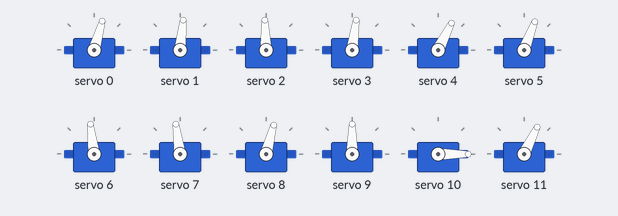
Recording of a sketch running on a simulated Arduino Uno, built with avr-gcc and run on an emulated ATmega328P. Shown: 12 × servo.

Above: at 0.23 s.
At 2.62 s:
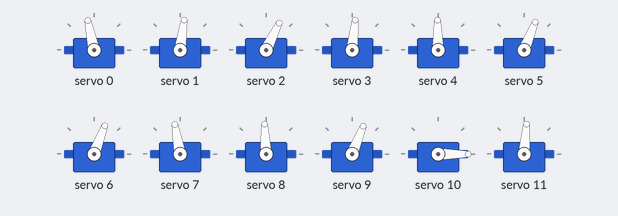
At 10.45 s:
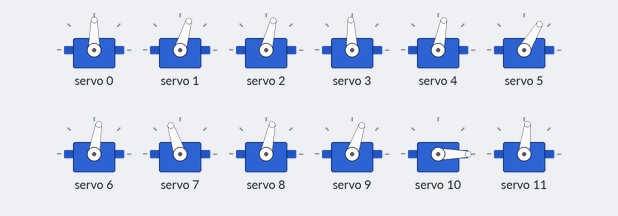
At 19.99 s:
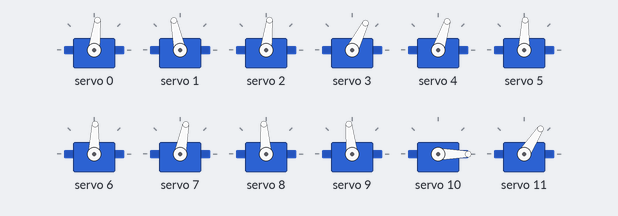
At 39.75 s:
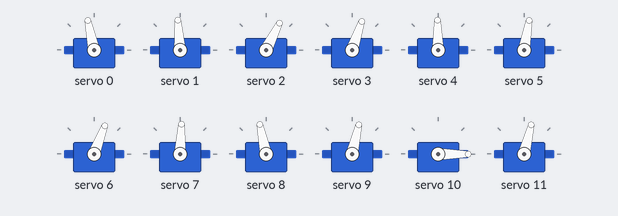
Timing chart, 0 to 40.0 s (numbered marks = the images above):
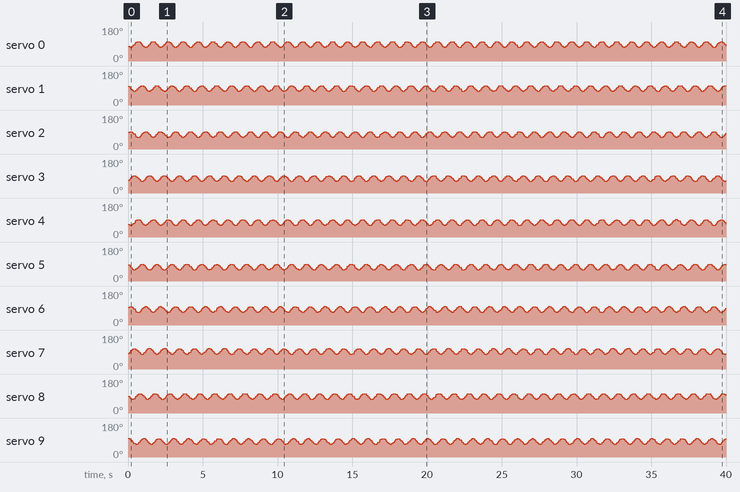

The sketch:

arduino_wall_controller.ino
```cpp
#include <Wire.h>
#include <Adafruit_PWMServoDriver.h>

Adafruit_PWMServoDriver pwmBoards[] = {
  Adafruit_PWMServoDriver(0x40),  // Physical row 2
  Adafruit_PWMServoDriver(0x41),  // Physical row 1
  Adafruit_PWMServoDriver(0x42),  // Physical row 4
  Adafruit_PWMServoDriver(0x43),  // Physical row 3
};

const int BOARD_COUNT = 4;
const int CHANNELS_PER_BOARD = 16;
const int TOTAL_SERVOS = 64;
const int GRID_ROWS = 4;
const int GRID_COLS = 16;

#define SERVOMIN   102
#define SERVOMAX   512
#define SERVO_FREQ 50

const float FREQUENCY_HZ = 1.0;
const float AMPLITUDE_DEGREES = 28.0;
const float COLUMN_PHASE_RADIANS = PI / 4.0;
const float ROW_PHASE_RADIANS = PI / 2.0;
const float GLOBAL_PHASE_RADIANS = 0.0;
const int REFRESH_DELAY_MS = 20;

const float baseCenter = (SERVOMIN + SERVOMAX) / 2.0;
const float ticksPerDegree = (SERVOMAX - SERVOMIN) / 180.0;

// Boards 0x40/0x41 = CW positive displacement, boards 0x42/0x43 = CCW positive displacement.
const int DISPLACEMENT_SIGN_BY_BOARD[BOARD_COUNT] = {-1, -1, 1, 1};

const int PHYSICAL_ROW_BY_BOARD[BOARD_COUNT] = {
  1,  // 0x40 -> row 2
  0,  // 0x41 -> row 1
  3,  // 0x42 -> row 4
  2,  // 0x43 -> row 3
};

const float centerOffsetDegrees[TOTAL_SERVOS] = {
  10, 10, 0, 0, 0, -3, 5, 15, 10, 5, -85, -6, 13, 0, 12, 10,
  0, 5, -25, -5, 10, -15, 0, 0, -8, 8, -30, 0, 8, 0, -3, 6,
  -5, -12, -5, -2, -2, -15, -5, -5, -5, 12, -5, 10, 21, -3, -2, -15,
  15, 10, 5, 3, 5, -10, 7, -2, 5, 10, 3, 20, 5, 5, 15, 20
};

// Default standalone mask. In the UI-generated sketch, this is replaced by the editor grid.
const float AMPLITUDE_MASK[GRID_ROWS][GRID_COLS] = {
  {1, 1, 1, 1, 1, 1, 1, 1, 1, 1, 1, 1, 1, 1, 1, 1},
  {1, 1, 1, 1, 1, 1, 1, 1, 1, 1, 1, 1, 1, 1, 1, 1},
  {1, 1, 1, 1, 1, 1, 1, 1, 1, 1, 1, 1, 1, 1, 1, 1},
  {1, 1, 1, 1, 1, 1, 1, 1, 1, 1, 1, 1, 1, 1, 1, 1}
};

float centers[TOTAL_SERVOS];

int servoIndexToBoard(int servoIndex) {
  return servoIndex / CHANNELS_PER_BOARD;
}

int servoIndexToChannel(int servoIndex) {
  return servoIndex % CHANNELS_PER_BOARD;
}

int getPhysicalColumn(int boardIdx, int channel) {
  if (boardIdx == 0 || boardIdx == 1) {
    if (channel >= 8) return 2 * (15 - channel);
    return 15 - (2 * channel);
  }

  if (channel <= 7) return 2 * (7 - channel);
  return 1 + 2 * (15 - channel);
}

float positiveWave(float radians) {
  return 0.5 * (sinf(radians) + 1.0);
}

float getDisplacementDegrees(int row, int col, float timeSec) {
  float phase =
    (2.0 * PI * FREQUENCY_HZ * timeSec) +
    (col * COLUMN_PHASE_RADIANS) +
    (row * ROW_PHASE_RADIANS) +
    GLOBAL_PHASE_RADIANS;

  return AMPLITUDE_DEGREES * AMPLITUDE_MASK[row][col] * positiveWave(phase);
}

void driveServoDisplacement(int servoIndex, float displacementDegrees) {
  int boardIdx = servoIndexToBoard(servoIndex);
  float safeDisplacement = constrain(displacementDegrees, 0.0, AMPLITUDE_DEGREES);
  float signedDegrees = safeDisplacement * DISPLACEMENT_SIGN_BY_BOARD[boardIdx];
  float pwmValue = centers[servoIndex] + (signedDegrees * ticksPerDegree);

  pwmValue = constrain(pwmValue, SERVOMIN, SERVOMAX);
  pwmBoards[boardIdx].setPWM(servoIndexToChannel(servoIndex), 0, (int)pwmValue);
}

void initializeCenters() {
  for (int servoIndex = 0; servoIndex < TOTAL_SERVOS; servoIndex += 1) {
    centers[servoIndex] = baseCenter + (centerOffsetDegrees[servoIndex] * ticksPerDegree);
    centers[servoIndex] = constrain(centers[servoIndex], SERVOMIN, SERVOMAX);
  }
}

void setup() {
  Wire.begin();

  for (int boardIdx = 0; boardIdx < BOARD_COUNT; boardIdx += 1) {
    pwmBoards[boardIdx].begin();
    pwmBoards[boardIdx].setOscillatorFrequency(27000000);
    pwmBoards[boardIdx].setPWMFreq(SERVO_FREQ);
  }

  initializeCenters();
}

void loop() {
  static unsigned long startTime = millis();
  float timeSec = (millis() - startTime) / 1000.0;

  for (int servoIndex = 0; servoIndex < TOTAL_SERVOS; servoIndex += 1) {
    int boardIdx = servoIndexToBoard(servoIndex);
    int channel = servoIndexToChannel(servoIndex);
    int row = PHYSICAL_ROW_BY_BOARD[boardIdx];
    int col = getPhysicalColumn(boardIdx, channel);

    float displacementDegrees = getDisplacementDegrees(row, col, timeSec);
    driveServoDisplacement(servoIndex, displacementDegrees);
  }

  delay(REFRESH_DELAY_MS);
}
```
